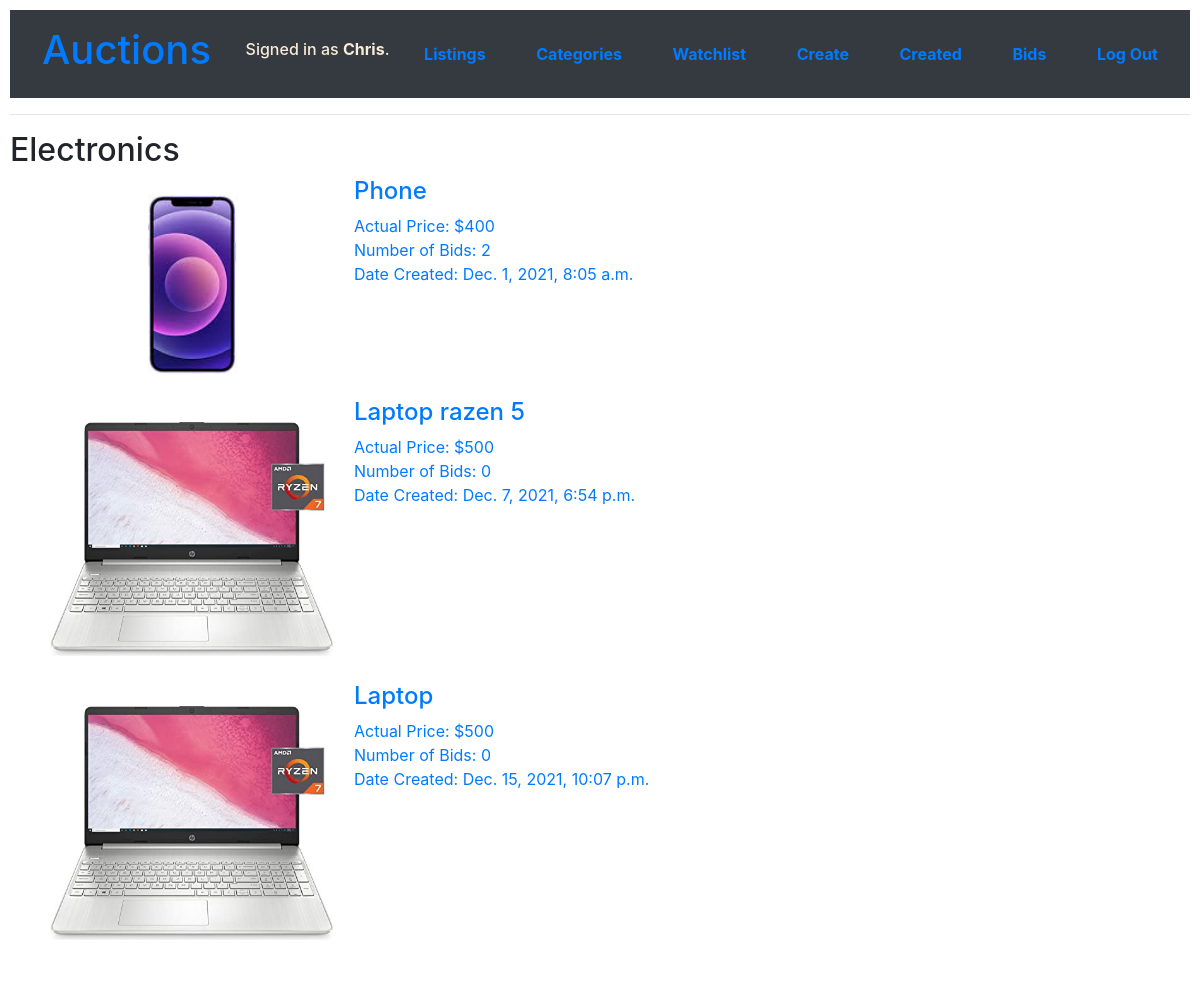
Page /category/2 (signed in) on the committed database.
### auctions/models.py (models this page shows, shortened)
class User(AbstractUser):
    pass

class Category(models.Model):
    id= models.AutoField(primary_key=True)
    category_name =  models.CharField(max_length=50)

class Listings(models.Model):
    id= models.AutoField(primary_key=True)
    ByUser = models.ForeignKey(User, on_delete=models.CASCADE,related_name="listing_user")
    CurrentUser = models.ForeignKey(User, on_delete=models.CASCADE,related_name="buyed_user",blank=True,null = True)
    Listing_Name = models.CharField(max_length=150)
    Price = models.IntegerField()
    Date = models.DateTimeField(default=now)
    Details = models.CharField(max_length=600)
    nBids = models.IntegerField(default=0,null=True)
    Img = models.ImageField(null=True,blank=True)
    Category = models.ForeignKey(Category, on_delete=models.CASCADE,related_name="Category")

### auctions/views.py (the view)
# urls.py: path("category/<int:categoryId>", views.categories, name="categories_item"),
@login_required(login_url='/login/')
def categories(request,categoryId):
    cat = Category.objects.get(id = categoryId)
    List_obj = Listings.objects.filter(Category=cat)
    return render(request, "auctions/categories.html",{
        "category":cat,
        "item":List_obj
        })

### auctions/templates/auctions/categories.html (shortened to what this page needs)
{% extends "auctions/layout.html" %}
{% block body %}
    <h2>{{category.category_name}}</h2>
    <ul>
        {%if item%}
            {% for item in item %}
                <a href='{%url "listing" item.id %}'>
                    <div class="text_box">
                        <div style="float:left">
                            <img src='{{item.Img.url}}' width="284" alt="284">
                        </div>
                        <div style="float:left; padding-left: 20px;" >
                            <h4>{{item.Listing_Name}} </h4>
                            Actual Price: ${{item.Price}} <br>
                            Number of Bids: {{item.nBids}} <br>
                            Date Created: {{item.Date}}
                        </div>
                    </div>
                </a>
            {% endfor %}
        {% else %}
            <h5>No items Created</h5>
        {%endif%}
    </ul>
{% endblock %}

### auctions/templates/auctions/layout.html (shortened to what this page needs)
{% load static %}
<!DOCTYPE html>
<html lang="en">
    <head>
        <link rel="stylesheet" href="https://stackpath.bootstrapcdn.com/bootstrap/4.4.1/css/bootstrap.min.css">
        <link href="{% static 'auctions/styles.css' %}" rel="stylesheet">
    </head>
    <body>
        <nav class="navbar navbar-dark bg-dark">
            <h1><a href="{% url 'index' %}" class="nav-link">Auctions</a></h1>
            <div>
                {% if user.is_authenticated %}
                    <h6 style="color: antiquewhite;">Signed in as <strong>{{ user.username }}</strong>.</h6>
                {% else %}
                <h6 style="color: antiquewhite;"><strong>Not signed in</strong></h6>
                {% endif %}
            </div>
                <a class="nav-link" href="{% url 'index' %}"> <strong>Listings</strong></a>
            {% if user.is_authenticated %}
                    <a class="nav-link" href="{% url 'category_menu' %}"><strong>Categories</strong></a>
                    <a class="nav-link" href="{% url 'watchlist' %}"><strong>Watchlist</strong></a>
                    <a class="nav-link" href="{% url 'create_listing' %}"><strong>Create</strong></a>
                    <a class="nav-link" href="{% url 'created_list' %}"><strong>Created</strong></a>
                    <a class="nav-link" href="{% url 'bids_user' %}"><strong>Bids</strong></a>
                    <a class="nav-link" href="{% url 'logout' %}"><strong>Log Out</strong></a>
            {% else %}
                    <a class="nav-link" href="{% url 'login' %}"><strong>Log In</strong></a>
                    <a class="nav-link" href="{% url 'register' %}"><strong>Register</strong></a>
            {% endif %}
        </nav>
        <hr>
        {% block body %}
        {% endblock %}
    </body>
</html>

### auctions/static/auctions/styles.css (style rules this page uses)
body { padding: 10px; }
div.text_box { margin-bottom: 10px; }

### rows in the picture
User: username "Chris"
Category: category_name "Electronics"
Listings: Img (picture), Listing_Name "Phone", Price "400", nBids "2", Date "Dec. 1, 2021, 8:05 a.m."
Listings: Img (picture), Listing_Name "Laptop razen 5", Price "500", nBids "0", Date "Dec. 7, 2021, 6:54 p.m."
Listings: Img (picture), Listing_Name "Laptop", Price "500", nBids "0", Date "Dec. 15, 2021, 10:07 p.m."
